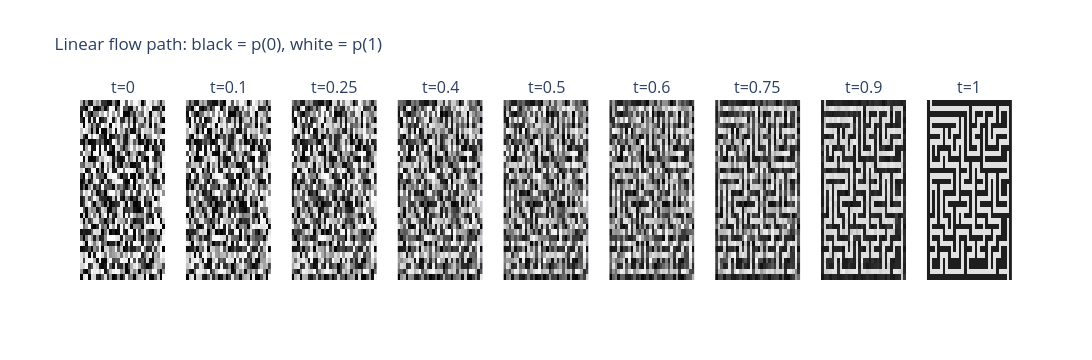

The notebook cell this image was saved under:
### Markdown cell above
## 2. Forward Flow Path

For a clean embedded maze `x_data` and independent Gaussian noise `z`, define the conditional path

`x_t = (1 - t) * z + t * x_data`, with `t` sampled uniformly from `[0, 1]`.

Its target velocity is constant along the path: `v_target = x_data - z`. This panel decodes the continuous states using the same fixed-temperature embedding dot-product visualization at every time; the visualization does not alter the path.

### Code cell
EMBEDDING_DIM = 2
TEMPERATURE = 0.5
binary_embeddings = make_binary_embeddings(EMBEDDING_DIM, DEVICE)

preview_maze = torch.from_numpy(mazes[0].copy()).long().unsqueeze(0).to(DEVICE)
x_data = embed_binary(preview_maze, binary_embeddings)
preview_noise = torch.randn_like(x_data)
preview_times = [0.0, 0.1, 0.25, 0.4, 0.5, 0.6, 0.75, 0.9, 1.0]
with torch.no_grad():
    preview_frames = []
    for t in preview_times:
        t_batch = torch.full((1,), t, device=DEVICE)
        x_t = (1.0 - t_batch[:, None, None, None]) * preview_noise + t_batch[
            :, None, None, None
        ] * x_data
        probabilities = decode_probabilities(x_t, binary_embeddings, TEMPERATURE)
        preview_frames.append(probabilities[0, 1].cpu().numpy())

path_fig = make_subplots(
    rows=1,
    cols=len(preview_times),
    subplot_titles=[f"t={t:g}" for t in preview_times],
)
for col, frame in enumerate(preview_frames, start=1):
    path_fig.add_trace(
        go.Heatmap(
            z=frame,
            zmin=0,
            zmax=1,
            colorscale=[[0, "black"], [1, "white"]],
            showscale=False,
        ),
        row=1,
        col=col,
    )
path_fig.update_layout(
    title="Linear flow path: black = p(0), white = p(1)",
    width=1700,
    height=360,
)
path_fig.update_xaxes(showticklabels=False)
path_fig.update_yaxes(showticklabels=False, autorange="reversed")
path_fig.show()

### Figure 1 — Plotly figure (JSON) as saved in the notebook; plotly's stock layout.template omitted (floating-point values rounded to 4 significant figures; data arrays with more than 128 entries replaced by an {"elided": "..."} marker saying what was removed)
{"data": [{"colorscale": [[0, "black"], [1, "white"]], "showscale": false, "type": "heatmap", "xaxis": "x", "yaxis": "y", "z": {"elided": "32x32 float values"}, "zmax": 1, "zmin": 0}, {"colorscale": [[0, "black"], [1, "white"]], "showscale": false, "type": "heatmap", "xaxis": "x2", "yaxis": "y2", "z": {"elided": "32x32 float values"}, "zmax": 1, "zmin": 0}, {"colorscale": [[0, "black"], [1, "white"]], "showscale": false, "type": "heatmap", "xaxis": "x3", "yaxis": "y3", "z": {"elided": "32x32 float values"}, "zmax": 1, "zmin": 0}, {"colorscale": [[0, "black"], [1, "white"]], "showscale": false, "type": "heatmap", "xaxis": "x4", "yaxis": "y4", "z": {"elided": "32x32 float values"}, "zmax": 1, "zmin": 0}, {"colorscale": [[0, "black"], [1, "white"]], "showscale": false, "type": "heatmap", "xaxis": "x5", "yaxis": "y5", "z": {"elided": "32x32 float values"}, "zmax": 1, "zmin": 0}, {"colorscale": [[0, "black"], [1, "white"]], "showscale": false, "type": "heatmap", "xaxis": "x6", "yaxis": "y6", "z": {"elided": "32x32 float values"}, "zmax": 1, "zmin": 0}, {"colorscale": [[0, "black"], [1, "white"]], "showscale": false, "type": "heatmap", "xaxis": "x7", "yaxis": "y7", "z": {"elided": "32x32 float values"}, "zmax": 1, "zmin": 0}, {"colorscale": [[0, "black"], [1, "white"]], "showscale": false, "type": "heatmap", "xaxis": "x8", "yaxis": "y8", "z": {"elided": "32x32 float values"}, "zmax": 1, "zmin": 0}, {"colorscale": [[0, "black"], [1, "white"]], "showscale": false, "type": "heatmap", "xaxis": "x9", "yaxis": "y9", "z": {"elided": "32x32 float values"}, "zmax": 1, "zmin": 0}], "layout": {"annotations": [{"font": {"size": 16}, "showarrow": false, "text": "t=0", "x": 0.04568, "xanchor": "center", "xref": "paper", "y": 1, "yanchor": "bottom", "yref": "paper"}, {"font": {"size": 16}, "showarrow": false, "text": "t=0.1", "x": 0.1593, "xanchor": "center", "xref": "paper", "y": 1, "yanchor": "bottom", "yref": "paper"}, {"font": {"size": 16}, "showarrow": false, "text": "t=0.25", "x": 0.2728, "xanchor": "center", "xref": "paper", "y": 1, "yanchor": "bottom", "yref": "paper"}, {"font": {"size": 16}, "showarrow": false, "text": "t=0.4", "x": 0.3864, "xanchor": "center", "xref": "paper", "y": 1, "yanchor": "bottom", "yref": "paper"}, {"font": {"size": 16}, "showarrow": false, "text": "t=0.5", "x": 0.5, "xanchor": "center", "xref": "paper", "y": 1, "yanchor": "bottom", "yref": "paper"}, {"font": {"size": 16}, "showarrow": false, "text": "t=0.6", "x": 0.6136, "xanchor": "center", "xref": "paper", "y": 1, "yanchor": "bottom", "yref": "paper"}, {"font": {"size": 16}, "showarrow": false, "text": "t=0.75", "x": 0.7272, "xanchor": "center", "xref": "paper", "y": 1, "yanchor": "bottom", "yref": "paper"}, {"font": {"size": 16}, "showarrow": false, "text": "t=0.9", "x": 0.8407, "xanchor": "center", "xref": "paper", "y": 1, "yanchor": "bottom", "yref": "paper"}, {"font": {"size": 16}, "showarrow": false, "text": "t=1", "x": 0.9543, "xanchor": "center", "xref": "paper", "y": 1, "yanchor": "bottom", "yref": "paper"}], "height": 360, "title": {"text": "Linear flow path: black = p(0), white = p(1)"}, "width": 1700, "xaxis": {"anchor": "y", "domain": [0, 0.09136], "showticklabels": false}, "xaxis2": {"anchor": "y2", "domain": [0.1136, 0.2049], "showticklabels": false}, "xaxis3": {"anchor": "y3", "domain": [0.2272, 0.3185], "showticklabels": false}, "xaxis4": {"anchor": "y4", "domain": [0.3407, 0.4321], "showticklabels": false}, "xaxis5": {"anchor": "y5", "domain": [0.4543, 0.5457], "showticklabels": false}, "xaxis6": {"anchor": "y6", "domain": [0.5679, 0.6593], "showticklabels": false}, "xaxis7": {"anchor": "y7", "domain": [0.6815, 0.7728], "showticklabels": false}, "xaxis8": {"anchor": "y8", "domain": [0.7951, 0.8864], "showticklabels": false}, "xaxis9": {"anchor": "y9", "domain": [0.9086, 1], "showticklabels": false}, "yaxis": {"anchor": "x", "autorange": "reversed", "domain": [0, 1], "showticklabels": false}, "yaxis2": {"anchor": "x2", "autorange": "reversed", "domain": [0, 1], "showticklabels": false}, "yaxis3": {"anchor": "x3", "autorange": "reversed", "domain": [0, 1], "showticklabels": false}, "yaxis4": {"anchor": "x4", "autorange": "reversed", "domain": [0, 1], "showticklabels": false}, "yaxis5": {"anchor": "x5", "autorange": "reversed", "domain": [0, 1], "showticklabels": false}, "yaxis6": {"anchor": "x6", "autorange": "reversed", "domain": [0, 1], "showticklabels": false}, "yaxis7": {"anchor": "x7", "autorange": "reversed", "domain": [0, 1], "showticklabels": false}, "yaxis8": {"anchor": "x8", "autorange": "reversed", "domain": [0, 1], "showticklabels": false}, "yaxis9": {"anchor": "x9", "autorange": "reversed", "domain": [0, 1], "showticklabels": false}}}
